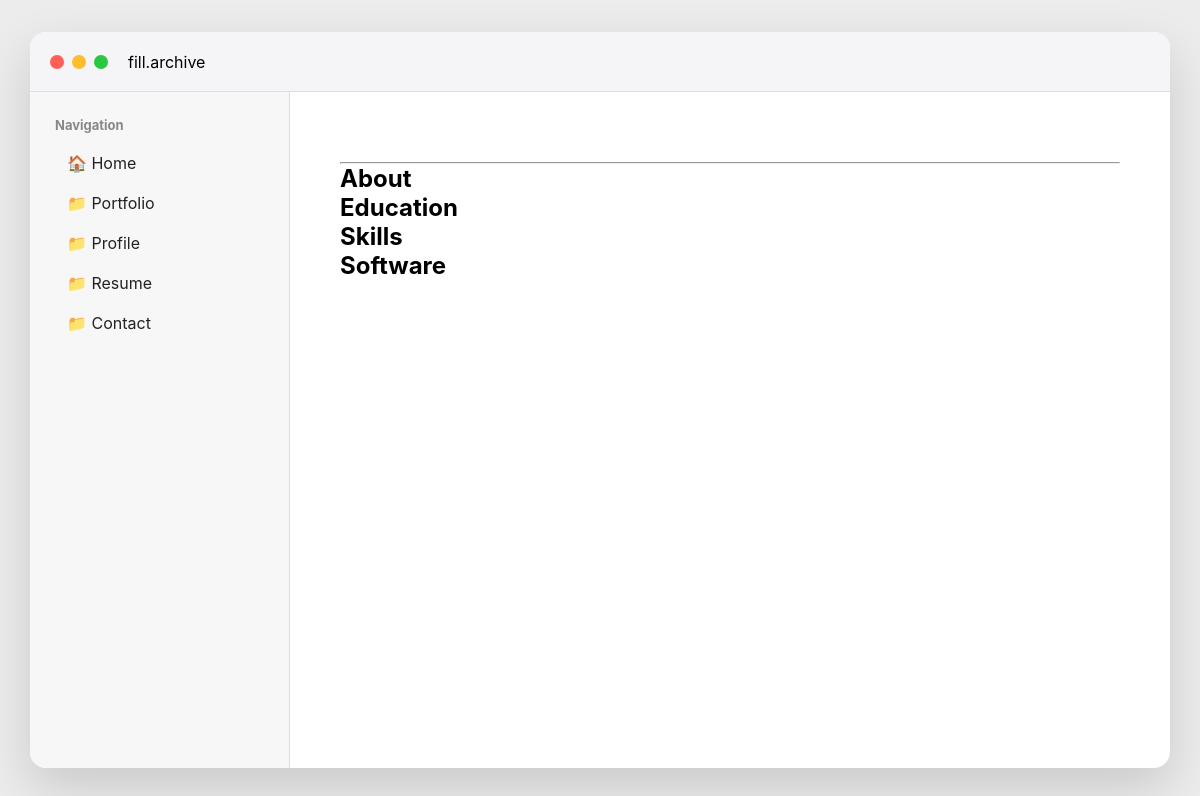
The page /profile/ on the database as committed earlier.
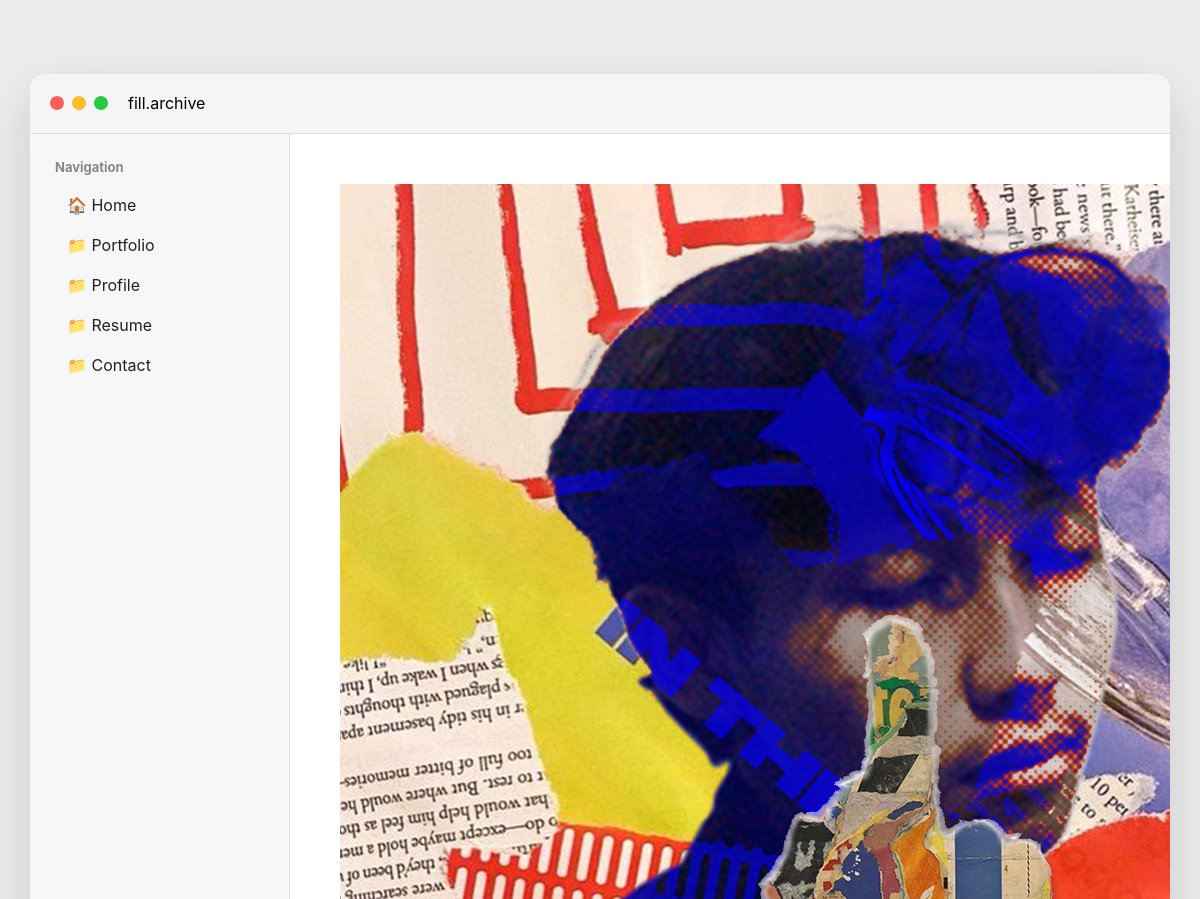
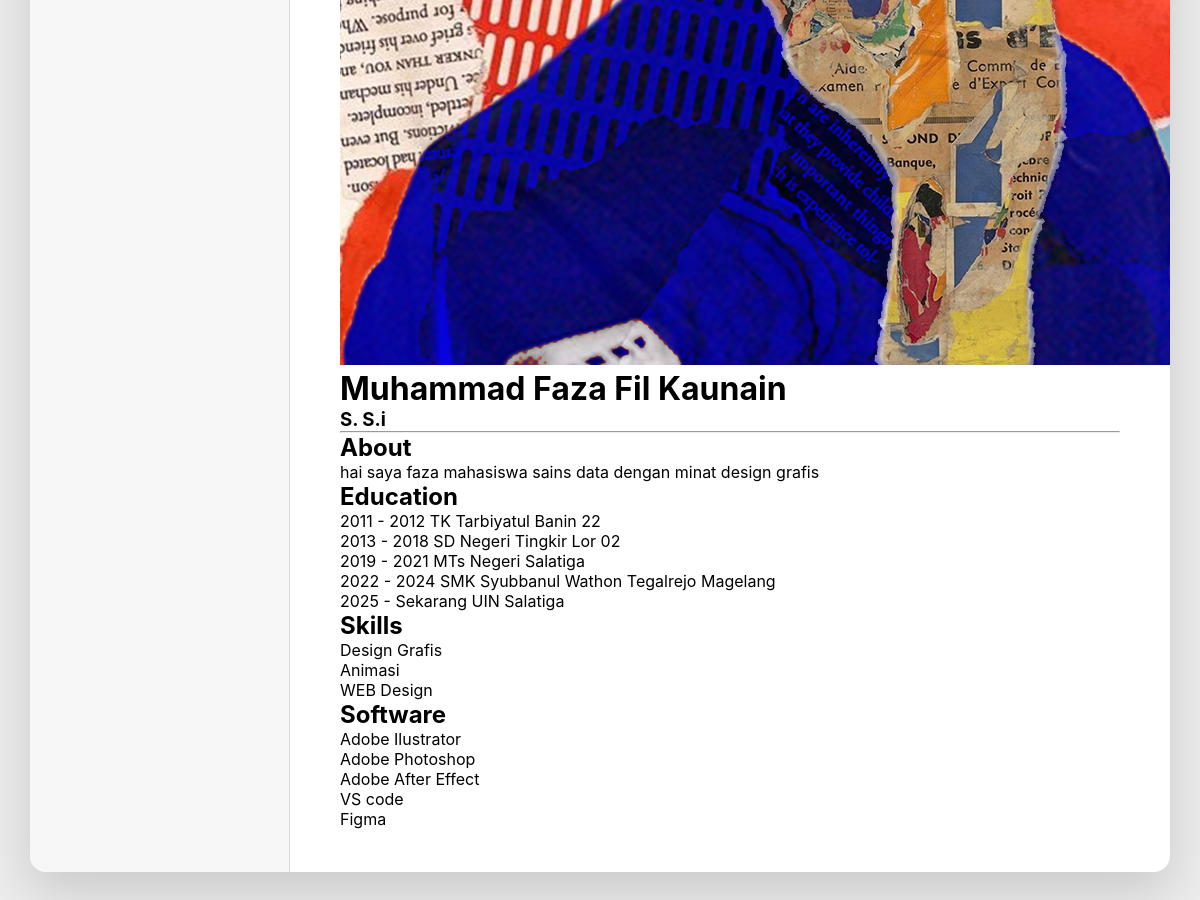
The same page on the database as committed later (2 pictures, top to bottom).
### myapp/models.py (models this page shows, shortened)
class Folder(models.Model):
    name = models.CharField(max_length=100)
    parent = models.ForeignKey(
        'self',
        on_delete=models.CASCADE,
        null=True,
        blank=True,
        related_name='children'
    )

class Profile(models.Model):
    photo = models.ImageField(
        upload_to='profile/'
    )
    full_name = models.CharField(
        max_length=100
    )
    title = models.CharField(
        max_length=100
    )
    about = models.TextField()
    education = models.TextField()
    skills = models.TextField()
    software = models.TextField()
    email = models.EmailField(
        blank=True
    )
    phone = models.CharField(
        max_length=30,
        blank=True
    )

### myapp/views.py (the view)
def profile(request):
    profile = Profile.objects.first()
    return render(
        request,
        "pages/profile.html",
        {
            "profile": profile,
            "sidebar_folders": get_sidebar_folders()
        }
    )

### myapp/views.py (called while the page is built)
def get_sidebar_folders():
    return Folder.objects.filter(
        parent=None
    )

### myapp/templates/pages/profile.html
{% extends 'base.html' %} {% block content %}
<div class="profile-wrapper">
  <img
    src="{{ profile.photo.url }}"
    alt="{{ profile.full_name }}"
    class="profile-photo"
  />
  <h1>{{ profile.full_name }}</h1>
  <h3>{{ profile.title }}</h3>
  <hr />
  <h2>About</h2>
  <p>{{ profile.about }}</p>
  <h2>Education</h2>
  <p>{{ profile.education|linebreaks }}</p>
  <h2>Skills</h2>
  <p>{{ profile.skills|linebreaks }}</p>
  <h2>Software</h2>
  <p>{{ profile.software|linebreaks }}</p>
</div>
{% endblock %}

### myapp/templates/base.html (shortened to what this page needs)
{% load static %}
<!doctype html>
<html lang="en">
  <head>
    <link rel="stylesheet" href="{% static 'css/style.css' %}" />
  </head>
  <body>
    <div class="window">
      <div class="title-bar">
        <div class="traffic-lights">
          <span class="red"></span>
          <span class="yellow"></span>
          <span class="green"></span>
        </div>
        <div class="title">fill.archive</div>
      </div>
      <div class="workspace">
        <aside class="sidebar">
          <h4>Navigation</h4>
          <a href="{% url 'finder' %}"> 🏠 Home </a>
          {% for folder in sidebar_folders %}
          <a
            href="{% url 'folder_detail' folder.id %}"
            class="{% if current_folder and current_folder.id == folder.id %}active-folder{% endif %}"
          >
            📁 {{ folder.name }}
          </a>
          {% endfor %}
        </aside>
        <main class="content">{% block content %} {% endblock %}</main>
      </div>
    </div>
  </body>
</html>

### myapp/static/css/style.css (style rules this page uses)
* { margin: 0; padding: 0; box-sizing: border-box; }
body { height: 100vh; display: flex; justify-content: center; align-items: center; background: #ececec; font-family: -apple-system, BlinkMacSystemFont, sans-serif; }
.window { width: 95%; height: 92vh; background: white; border-radius: 16px; overflow: hidden; box-shadow: 0 20px 50px rgba(0, 0, 0, 0.15); }
.title-bar { height: 60px; display: flex; align-items: center; gap: 20px; padding: 0 20px; background: #f5f5f7; border-bottom: 1px solid #ddd; }
.traffic-lights { display: flex; gap: 8px; }
.traffic-lights span { width: 14px; height: 14px; border-radius: 50%; }
.red { background: #ff5f57; }
.yellow { background: #febc2e; }
.green { background: #28c840; }
.workspace { display: flex; height: calc(100% - 60px); }
.content { flex: 1; padding: 50px; overflow: auto; }
.sidebar { width: 260px; background: #f7f7f7; border-right: 1px solid #ddd; padding: 25px; display: flex; flex-direction: column; }
.sidebar h4 { margin-bottom: 10px; margin-top: 20px; color: #888; font-size: 13px; }
.sidebar h4:first-child { margin-top: 0; }
.sidebar a { display: flex; align-items: center; gap: 10px; text-decoration: none; color: #222; padding: 10px 12px; border-radius: 8px; transition: 0.2s; }

Rows that differ between the two databases and show on the page:
added Profile: photo (picture), full_name "Muhammad Faza Fil Kaunain", title "S. S.i", about "hai saya faza mahasiswa sains data dengan minat design grafis", education "2011 - 2012 TK Tarbiyatul Banin 22 2013 - 2018 SD Negeri Tingkir Lor 02 2019 - 2021 MTs Negeri Salatiga 2022 - 2024 SMK Syubbanul Wathon Tegalrejo Magelang 2025 - Sekarang UIN Salatiga", skills "Design Grafis Animasi WEB Design", software "Adobe Ilustrator Adobe Photoshop Adobe After Effect VS code Figma"
